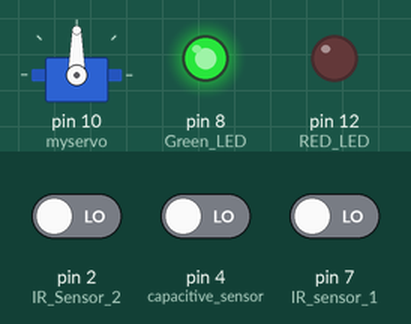
This sketch was run on a simulated Arduino Uno, built with avr-gcc and run on an emulated ATmega328P. On the bench: servo, output pins drawn as LEDs (lit = HIGH). The test bench sets the inputs (shaded band); at power-on: pin 7 (IR_sensor_1) LOW, pin 4 (capacitive_sensor) LOW, pin 2 (IR_Sensor_2) LOW.

Above: at 1.2 s.
1.3 s: pin 7 (IR_sensor_1) driven HIGH
At 4.1 s:
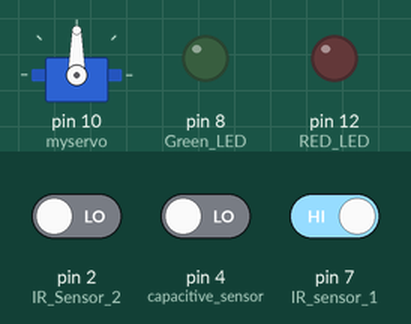
4.3 s: pin 4 (capacitive_sensor) driven HIGH
7.3 s: pin 4 (capacitive_sensor) driven LOW
At 7.3 s:
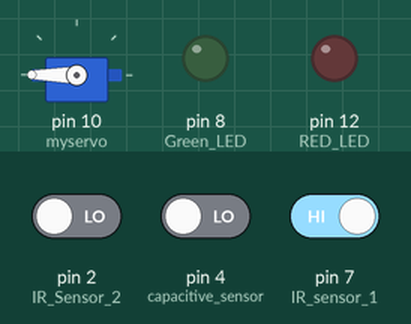
10.3 s: pin 7 (IR_sensor_1) driven LOW
At 12.3 s:
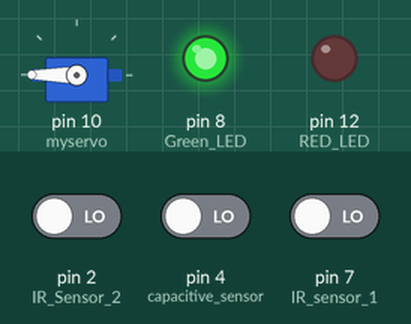
Timing chart, 0 to 13.7 s (numbered marks = the images above; inputs shaded):
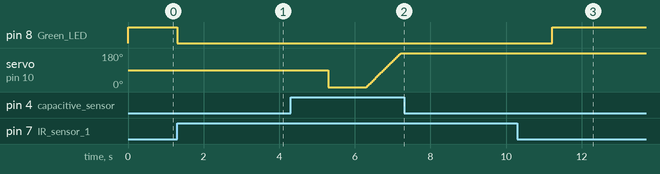

Measured:
- after the input at 1.3 s, pin 8 (Green_LED): HIGH → LOW at once
- after the input at 7.3 s, servo on pin 10 (myservo): stays 180° (without the input it goes to 0° after 2.9 s)
- after the input at 10.3 s, pin 8 (Green_LED): LOW → HIGH after 0.92 s

The sketch:

sketch_jul5b.ino
```cpp
#include <Servo.h>

Servo myservo; //creating a object for the servo library
int x;

void setup() {
  // put your setup code here, to run once:
  myservo.attach(10);
  pinMode(7,INPUT); //IR sensor 1
  pinMode(4,INPUT); //capacitive sensor
  pinMode(2,INPUT); //IR Sensor 2
  pinMode(8,OUTPUT); //Green LED & Motor 1
  pinMode(12,OUTPUT); //RED LED & Motor 2
}

void loop() {
  // put your main code here, to run repeatedly:
  int sensor1 = digitalRead(7);
  if(sensor1 == HIGH){
      digitalWrite(8,LOW);
      delay(1000);
      int capsen= digitalRead(4);
      if(capsen == HIGH){
        digitalWrite(8,LOW);
        delay(1000);
        myservo.write(0);
        delay(1000);
        for(x=0; x<=180; x+=1){
          myservo.write(x);
          delay(5); //controll speed of the motor
        }
        delay(1000);
        int sensor2= digitalRead(2);
        if(sensor2 == HIGH){
          delay(1000);
          myservo.write(0);
          delay(1000);
          digitalWrite(12,HIGH);
          digitalWrite(8,HIGH);
        }
      }else{
        digitalWrite(8,HIGH);
      }

  }else{
    digitalWrite(8,HIGH);
  }

}
```
